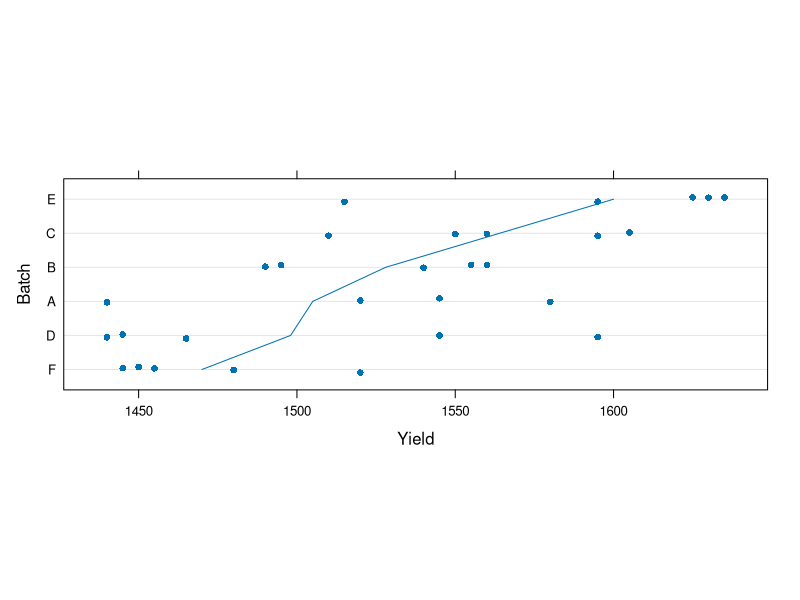
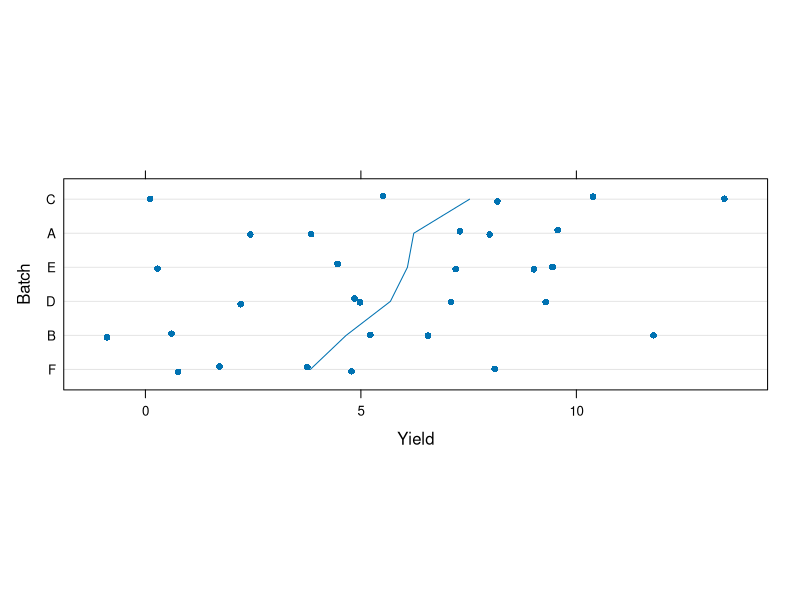

R code for these plots, in order:
library(lme4)


### Name: Dyestuff
### Title: Yield of dyestuff by batch
### Aliases: Dyestuff Dyestuff2
### Keywords: datasets

### ** Examples

## Don't show: 
 # useful for the lme4-authors --- development, debugging, etc:
 commandArgs()[-1]
 if(FALSE) ## R environment variables:
 local({ ne <- names(e <- Sys.getenv())
         list(R    = e[grep("^R", ne)],
              "_R" = e[grep("^_R",ne)]) })
 Sys.getenv("R_ENVIRON")
 Sys.getenv("R_PROFILE")
 cat("R_LIBS:\n"); (RL <- strsplit(Sys.getenv("R_LIBS"), ":")[[1]])
 nRL <- normalizePath(RL)
 cat("and extra(:= not in R_LIBS) .libPaths():\n")
 .libPaths()[is.na(match(.libPaths(), nRL))]

 structure(Sys.info()[c(4,5,1:3)], class="simple.list") #-> 'nodename' ..
 sessionInfo()
 searchpaths()
 pkgI <- function(pkgname) {
   pd <- tryCatch(packageDescription(pkgname),
                  error=function(e)e, warning=function(w)w)
   if(inherits(pd, "error") || inherits(pd, "warning"))
     cat(sprintf("packageDescription(\"%s\") %s: %s\n",
                 pkgname, class(pd)[2], pd$message))
   else
     cat(sprintf("%s -- built: %s\n%*s -- dir  : %s\n",
                 pkgname, pd$Built, nchar(pkgname), "",
                 dirname(dirname(attr(pd, "file")))))
 }
 pkgI("Matrix")
 pkgI("Rcpp")
 ## 2012-03-12{MM}: fails with --as-cran
 pkgI("RcppEigen")
 pkgI("minqa")
 pkgI("lme4")
## End(Don't show)
require(lattice)
str(Dyestuff)
dotplot(reorder(Batch, Yield) ~ Yield, Dyestuff,
        ylab = "Batch", jitter.y = TRUE, aspect = 0.3,
        type = c("p", "a"))
dotplot(reorder(Batch, Yield) ~ Yield, Dyestuff2,
        ylab = "Batch", jitter.y = TRUE, aspect = 0.3,
        type = c("p", "a"))
(fm1 <- lmer(Yield ~ 1|Batch, Dyestuff))
(fm2 <- lmer(Yield ~ 1|Batch, Dyestuff2))
